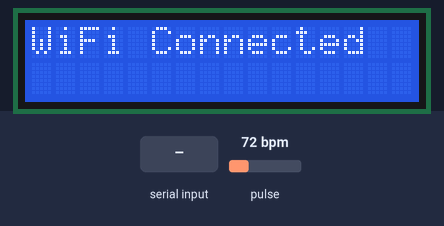
A sketch run on a simulated ESP32. Shown: 16×2 character LCD. The inputs (shaded band) are chosen by the test bench; at power-on: pulse 72 bpm. WiFi joins after 1.5 s; servers stay silent unless stated; uploads are accepted with an empty reply.

Above: at 1.7 s.
At 4.3 s:
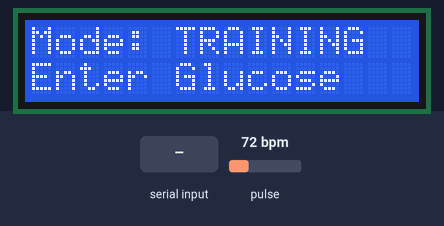
4.4 s: "RMSE=" received over Serial
At 10.6 s:
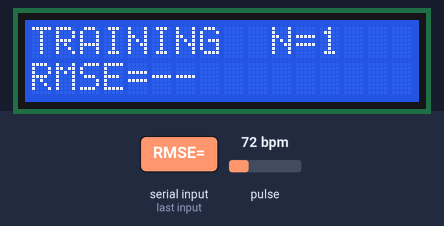
11.5 s: "COEFFS=" received over Serial
At 21.0 s:
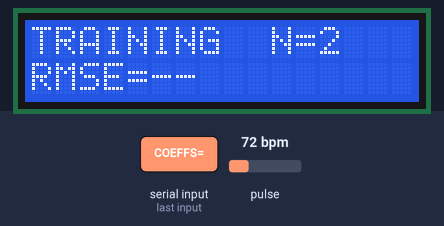
Timing chart, 0 to 22.5 s (numbered marks = the images above; inputs shaded):
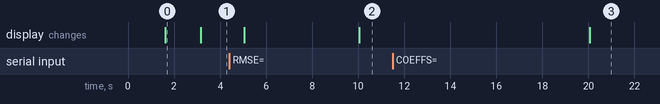

Measured:
- after the input at 4.4 s, the display: first differs from a run without the input after 5.6 s (image 2)
- after the input at 11.5 s, the display: changes after 8.6 s (image 3)
- what the display in image 0 shows lasts 1.6 s, from 1.6 s to 3.2 s

The sketch:

Gluco-ML.ino
```cpp
#include <Wire.h>
#include "MAX30105.h"
#include <WiFi.h>
#include <HTTPClient.h>
#include <LiquidCrystal_I2C.h>

// ================== CONFIG ==================
#define SAMPLE_WINDOW 2000
#define FEATURE_INTERVAL 5000
#define SAMPLE_RATE 100
#define BUFFER_SIZE (SAMPLE_WINDOW / 1000 * SAMPLE_RATE)

#define N_MIN_SAMPLES 20
#define ERROR_THRESHOLD_RMSE 12.0f

const float HYPERGLYCEMIA_THRESHOLD = 180.0;
const float HYPOGLYCEMIA_THRESHOLD  = 70.0;

const char* ssid = "YOUR_SSID";
const char* password = "YOUR_PASSWORD";
const char* serverUrl = "http://192.168.1.10:5000/api/data";

// ================== OBJECTS ==================
MAX30105 particleSensor;
LiquidCrystal_I2C lcd(0x27, 16, 2);

// ================== GLOBALS ==================
float irBuffer[BUFFER_SIZE];
float redBuffer[BUFFER_SIZE];
unsigned long sampleTimestamps[BUFFER_SIZE];
int bufferIndex = 0;

unsigned long lastFeatureTime = 0;
unsigned long lastSampleTime = 0;

enum SystemMode { TRAINING, PREDICTION };
SystemMode currentMode = TRAINING;

float modelCoefficients[6] = {0};
float lastGlucosePrediction = 0.0;
float lastModelRmse = -1.0;
int trainingSamplesCount = 0;

// ================== SETUP ==================
void setup() {
  Serial.begin(115200);
  Wire.begin();

  lcd.init();
  lcd.backlight();
  lcd.clear();
  lcd.setCursor(0,0);
  lcd.print("Glucose Monitor");

  if (!particleSensor.begin(Wire, I2C_SPEED_FAST)) {
    lcd.setCursor(0,1);
    lcd.print("MAX NOT FOUND");
    while(1);
  }

  byte ledBrightness = 0x1F;
  byte sampleAverage = 4;
  byte ledMode = 2;
  int sampleRateHz = SAMPLE_RATE;
  int pulseWidth = 411;
  int adcRange = 4096;

  particleSensor.setup(ledBrightness, sampleAverage, ledMode,
                       sampleRateHz, pulseWidth, adcRange);

  WiFi.begin(ssid, password);
  lcd.clear();
  lcd.print("WiFi Connecting");

  while (WiFi.status() != WL_CONNECTED) {
    delay(500);
  }

  lcd.clear();
  lcd.print("WiFi Connected");
  delay(1500);

  lcd.clear();
  lcd.print("Mode: TRAINING");
  lcd.setCursor(0,1);
  lcd.print("Enter Glucose");
}

// ================== LOOP ==================
void loop() {
  unsigned long now = millis();

  if (now - lastSampleTime >= (1000 / SAMPLE_RATE)) {
    lastSampleTime = now;

    irBuffer[bufferIndex] = particleSensor.getIR();
    redBuffer[bufferIndex] = particleSensor.getRed();
    sampleTimestamps[bufferIndex] = now;
    bufferIndex++;

    if (bufferIndex >= BUFFER_SIZE) {
      for (int i = 0; i < BUFFER_SIZE - 1; i++) {
        irBuffer[i] = irBuffer[i + 1];
        redBuffer[i] = redBuffer[i + 1];
        sampleTimestamps[i] = sampleTimestamps[i + 1];
      }
      bufferIndex = BUFFER_SIZE - 1;
    }
  }

  if (now - lastFeatureTime >= FEATURE_INTERVAL) {
    lastFeatureTime = now;

    float features[5];
    extractFeatures(features);

    if (currentMode == TRAINING)
      handleTrainingMode(features);
    else
      handlePredictionMode(features);
  }
}

// ================== FEATURE EXTRACTION ==================
void extractFeatures(float* f) {

  float irMean = 0, redMean = 0;
  float irMax = irBuffer[0], irMin = irBuffer[0];

  for (int i = 0; i < bufferIndex; i++) {
    irMean += irBuffer[i];
    redMean += redBuffer[i];
    if (irBuffer[i] > irMax) irMax = irBuffer[i];
    if (irBuffer[i] < irMin) irMin = irBuffer[i];
  }

  irMean /= bufferIndex;
  redMean /= bufferIndex;

  float ratio = irMean / (redMean + 1e-6);
  float AC = irMax - irMin;
  float DC = irMean;
  float PI_feature = AC / (DC + 1e-6);

  int maxIndex = 0, minIndex = 0;
  for (int i = 1; i < bufferIndex; i++) {
    if (irBuffer[i] > irBuffer[maxIndex]) maxIndex = i;
    if (irBuffer[i] < irBuffer[minIndex]) minIndex = i;
  }

  float slope = 0;
  float dt = sampleTimestamps[maxIndex] - sampleTimestamps[minIndex];
  if (dt > 1)
    slope = (irBuffer[maxIndex] - irBuffer[minIndex]) / dt * 1000;

  f[0] = ratio;
  f[1] = AC;
  f[2] = DC;
  f[3] = PI_feature;
  f[4] = slope;
}

// ================== TRAINING MODE ==================
void handleTrainingMode(float* f) {

  lcd.clear();
  lcd.print("TRAINING  N=");
  lcd.print(trainingSamplesCount);
  lcd.setCursor(0,1);
  lcd.print("RMSE=");
  if (lastModelRmse < 0) lcd.print("--");
  else lcd.print(lastModelRmse,1);

  if (Serial.available()) {
    float refGlucose = Serial.parseFloat();
    while (Serial.available()) Serial.read();

    sendTrainingDataToFlask(f, refGlucose);
    trainingSamplesCount++;

    if (trainingSamplesCount >= N_MIN_SAMPLES &&
        lastModelRmse > 0 &&
        lastModelRmse < ERROR_THRESHOLD_RMSE) {

      currentMode = PREDICTION;

      lcd.clear();
      lcd.print("Training OK!");
      delay(2000);
    }
  }
}

// ================== SEND TO FLASK ==================
void sendTrainingDataToFlask(float* f, float refGlucose) {

  if (WiFi.status() == WL_CONNECTED) {

    HTTPClient http;
    http.begin(serverUrl);
    http.addHeader("Content-Type", "application/json");

    String payload =
      "{\"ratio\":" + String(f[0],6) +
      ",\"ac\":" + String(f[1],3) +
      ",\"dc\":" + String(f[2],2) +
      ",\"PI_feature\":" + String(f[3],6) +
      ",\"slope\":" + String(f[4],6) +
      ",\"glucose\":" + String(refGlucose,1) + "}";

    http.POST(payload);
    String resp = http.getString();
    http.end();

    int rmsePos = resp.indexOf("RMSE=");
    if (rmsePos >= 0) {
      lastModelRmse = resp.substring(rmsePos + 5).toFloat();
    }

    int coeffPos = resp.indexOf("COEFFS=");
    if (coeffPos >= 0) {
      sscanf(resp.substring(coeffPos + 7).c_str(),
        "%f,%f,%f,%f,%f,%f",
        &modelCoefficients[0], &modelCoefficients[1],
        &modelCoefficients[2], &modelCoefficients[3],
        &modelCoefficients[4], &modelCoefficients[5]
      );
    }
  }
}

// ================== PREDICTION MODE ==================
void handlePredictionMode(float* f) {

  lastGlucosePrediction =
    modelCoefficients[0] +
    modelCoefficients[1]*f[0] +
    modelCoefficients[2]*f[1] +
    modelCoefficients[3]*f[2] +
    modelCoefficients[4]*f[3] +
    modelCoefficients[5]*f[4];

  lcd.clear();
  lcd.print("Glucose:");
  lcd.setCursor(0,1);
  lcd.print(lastGlucosePrediction,1);
}
```
